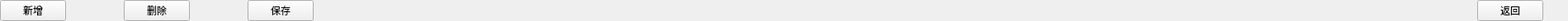
  <widget class="QWidget" name="widget_4" native="true">
   <property name="geometry">
    <rect>
     <x>25</x>
     <y>874</y>
     <width>1900</width>
     <height>22</height>
    </rect>
   </property>
   <layout class="QHBoxLayout" name="horizontalLayout">
    <property name="spacing">
     <number>70</number>
    </property>
    <property name="leftMargin">
     <number>0</number>
    </property>
    <property name="topMargin">
     <number>0</number>
    </property>
    <property name="rightMargin">
     <number>30</number>
    </property>
    <property name="bottomMargin">
     <number>0</number>
    </property>
    <item>
     <widget class="QPushButton" name="flat_new_add">
      <property name="text">
       <string>新增</string>
      </property>
      <property name="buttons" stdset="0">
       <string notr="true">flat</string>
      </property>
     </widget>
    </item>
    <item>
     <widget class="QPushButton" name="del_Button">
      <property name="text">
       <string>删除</string>
      </property>
      <property name="buttons" stdset="0">
       <string notr="true">flat</string>
      </property>
     </widget>
    </item>
    <item>
     <widget class="QPushButton" name="flat_save">
      <property name="text">
       <string>保存</string>
      </property>
      <property name="buttons" stdset="0">
       <string notr="true">flat</string>
      </property>
     </widget>
    </item>
    <item>
     <spacer name="horizontalSpacer">
      <property name="orientation">
       <enum>Qt::Horizontal</enum>
      </property>
      <property name="sizeHint" stdset="0">
       <size>
        <width>40</width>
        <height>20</height>
       </size>
      </property>
     </spacer>
    </item>
    <item>
     <widget class="QPushButton" name="flat_return">
      <property name="text">
       <string>返回</string>
      </property>
      <property name="buttons" stdset="0">
       <string notr="true">flat</string>
      </property>
     </widget>
    </item>
   </layout>
  </widget>
